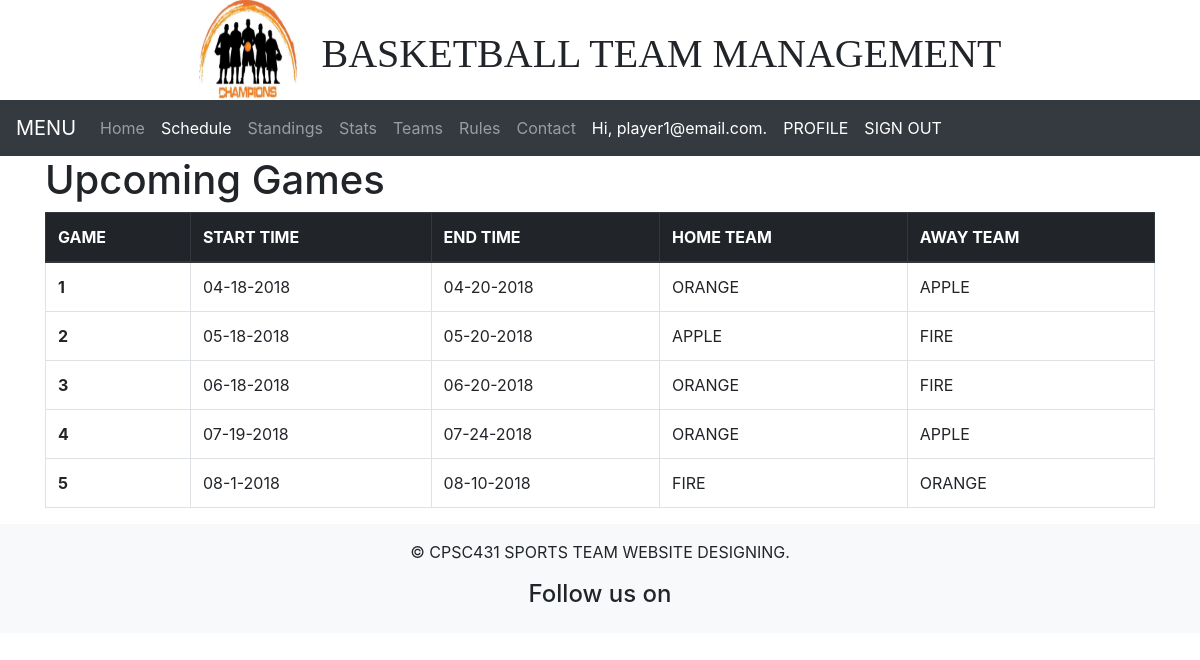
/view_games.php (signed in), run on the app's committed database.
### tables this page shows
CREATE TABLE GAMES
(
  GAME_ID INT(10) UNSIGNED NOT NULL AUTO_INCREMENT PRIMARY KEY,
  START_DAY VARCHAR(100),
  END_DAY VARCHAR(150) NOT NULL
);

CREATE TABLE TEAMS
(
  TEAM_ID INT(10) UNSIGNED NOT NULL AUTO_INCREMENT PRIMARY KEY,
  TMANAGER_ID INT(10) UNSIGNED NOT NULL,
  TEAM_NAME  VARCHAR(100),
  WIN TINYINT(3) UNSIGNED DEFAULT 0,
  LOSS TINYINT(3) UNSIGNED DEFAULT 0,

  FOREIGN KEY (TMANAGER_ID) REFERENCES MANAGER(MANAGER_ID)
);

### view_games.php (the view, shortened to what this page needs)
<?php
     require "header.php";
?>
<head>
<link rel="stylesheet" href="https://maxcdn.bootstrapcdn.com/bootstrap/4.0.0/css/bootstrap.min.css">
</head>
<body>
  <nav class="navbar navbar-expand-lg navbar-dark bg-dark">
    <a class="navbar-brand" href="#">MENU</a>
    <div class="collapse navbar-collapse" id="navbarNavDropdown">
      <ul class="navbar-nav">
        <li class="nav-item">
          <a class="nav-link" href="regular_page.php">Home </a>
        </li>
        <li class="nav-item active">
          <a class="nav-link" href="view_games.php">Schedule</a>
        </li>
        <li class="nav-item">
          <a class="nav-link" href="view_standings.php">Standings</a>
        </li>
        <li class="nav-item">
          <a class="nav-link" href="user_view_stats.php">Stats</a>
        </li>
        <li class="nav-item">
          <a class="nav-link" href="view_teams.php">Teams</a>
        </li>
        <li class="nav-item">
          <a class="nav-link" href="rules.php">Rules</a>
        </li>
        <li class="nav-item">
          <a class="nav-link" href="contact.html">Contact</a>
        </li>
        <li id="info"class="nav-item active">
        <a class="nav-link"    <b><?php
          echo "Hi, " .$_SESSION['email'];
           ?></b>.
        </a>
        </li>
        <li id="Profile"class="nav-item active">
          <a class="nav-link" href="update_profile.php">PROFILE</a>
        </li>
        <li id="logout"class="nav-item active">
          <a class="nav-link" href="logout.php">SIGN OUT</a>
        </li>
      </ul>
    </div>
  </nav>
  <section id="body">
      <div class="container">
        <h1>Upcoming Games</h1>
        <?php
          $link = mysqli_connect(DB_SERVER, DB_USERNAME, DB_PASSWORD, DB_NAME);
          $query = "SELECT G.GAME_ID, G.START_DAY, G.END_DAY, T.TEAM_NAME
          FROM PLAY P, GAMES G, TEAMS T
          WHERE T.TEAM_ID = P.PTEAM_ID AND G.GAME_ID = P.PGAME_ID
          ORDER BY GAME_ID;";
          if ($stmt = $link->prepare($query)) {
            $stmt->execute();
            $stmt->store_result();
            $stmt->bind_result(
              $GID,
              $STD,
              $ETD,
              $TN
            );
          }
        ?>
        <table class="table table-bordered table-hover">
          <thead class="thead-dark">
            <tr class="info">
              <th scope="col">GAME</th>
              <th scope="col">START TIME</th>
              <th scope="col">END TIME</th>
              <th scope="col">HOME TEAM</th>
              <th scope="col">AWAY TEAM</th>
            </tr>
          </thead>
          <?php
            while($stmt->fetch()){
              echo "<tr>\n";
              echo "<th scope=\"row\">".$GID."</th>\n";
              echo "<td>".$STD."</td>\n";
              echo "<td>".$ETD."</td>\n";
              echo "<td>".$TN."</td>\n";
              $stmt->fetch();
              echo "<td>".$TN."</td>\n";
              echo "</tr>";
            }
          ?>
        </table>
      </body>
</body>
  <?php
  require "footer.php";
  ?>

### header.php (shortened to what this page needs)
<!DOCTYPE html>
<html>
<head>
	<link rel="stylesheet" href="css/header.css">
</head>
	<header>
		<div id="top">
			<img src="./logo/1.jpg" alt="CSUF LOGO" height="100" width="100" />
			<h1 id="header-title" class="font-effect-fire-animation"> BASKETBALL TEAM MANAGEMENT </h1>
		</div>
	</header>
</html>

### footer.php (shortened to what this page needs)
<footer>
  <link rel="stylesheet" href="css/footer.css">
    <p>&copy; CPSC431 SPORTS TEAM WEBSITE DESIGNING.<br />
      <h4>Follow us on</h4>
</footer>

### css/header.css (style rules this page uses)
#top { display: flex; text-align: center; justify-content: center; }
#header-title { text-align: center; padding-bottom: 0px; padding-top: 30px; padding-left: 23px; font-family: 'Monoton', cursive; }

### css/footer.css (style rules this page uses)
footer { width: 100%; background-color: #f8f9fa; position: relative; right: 0; bottom: 0; left: 0; padding: 1rem; text-align: center; }

### data on the page
games: GAME_ID "1", START_DAY "04-18-2018", END_DAY "04-20-2018", teams.TEAM_NAME "ORANGE", teams.TEAM_NAME "APPLE"
games: GAME_ID "2", START_DAY "05-18-2018", END_DAY "05-20-2018", teams.TEAM_NAME "APPLE", teams.TEAM_NAME "FIRE"
games: GAME_ID "3", START_DAY "06-18-2018", END_DAY "06-20-2018", teams.TEAM_NAME "ORANGE", teams.TEAM_NAME "FIRE"
games: GAME_ID "4", START_DAY "07-19-2018", END_DAY "07-24-2018", teams.TEAM_NAME "ORANGE", teams.TEAM_NAME "APPLE"
games: GAME_ID "5", START_DAY "08-1-2018", END_DAY "08-10-2018", teams.TEAM_NAME "FIRE", teams.TEAM_NAME "ORANGE"

### other printed values
$_SESSION['email'] "player1@email.com"
